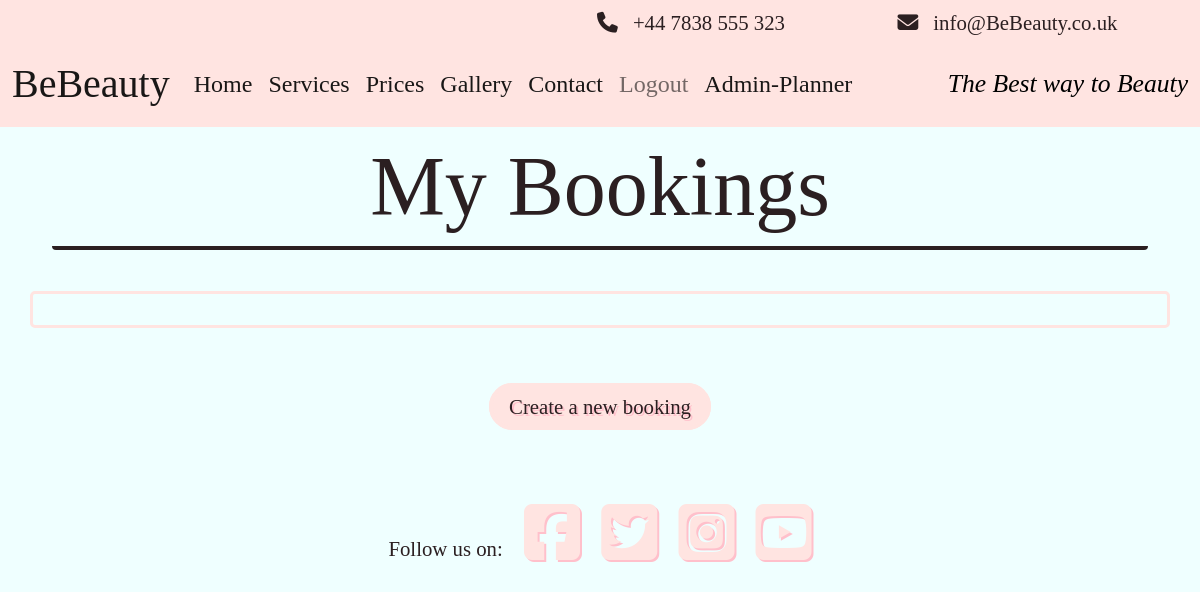
/bookings (signed in), run on an earlier commit of the app's database.
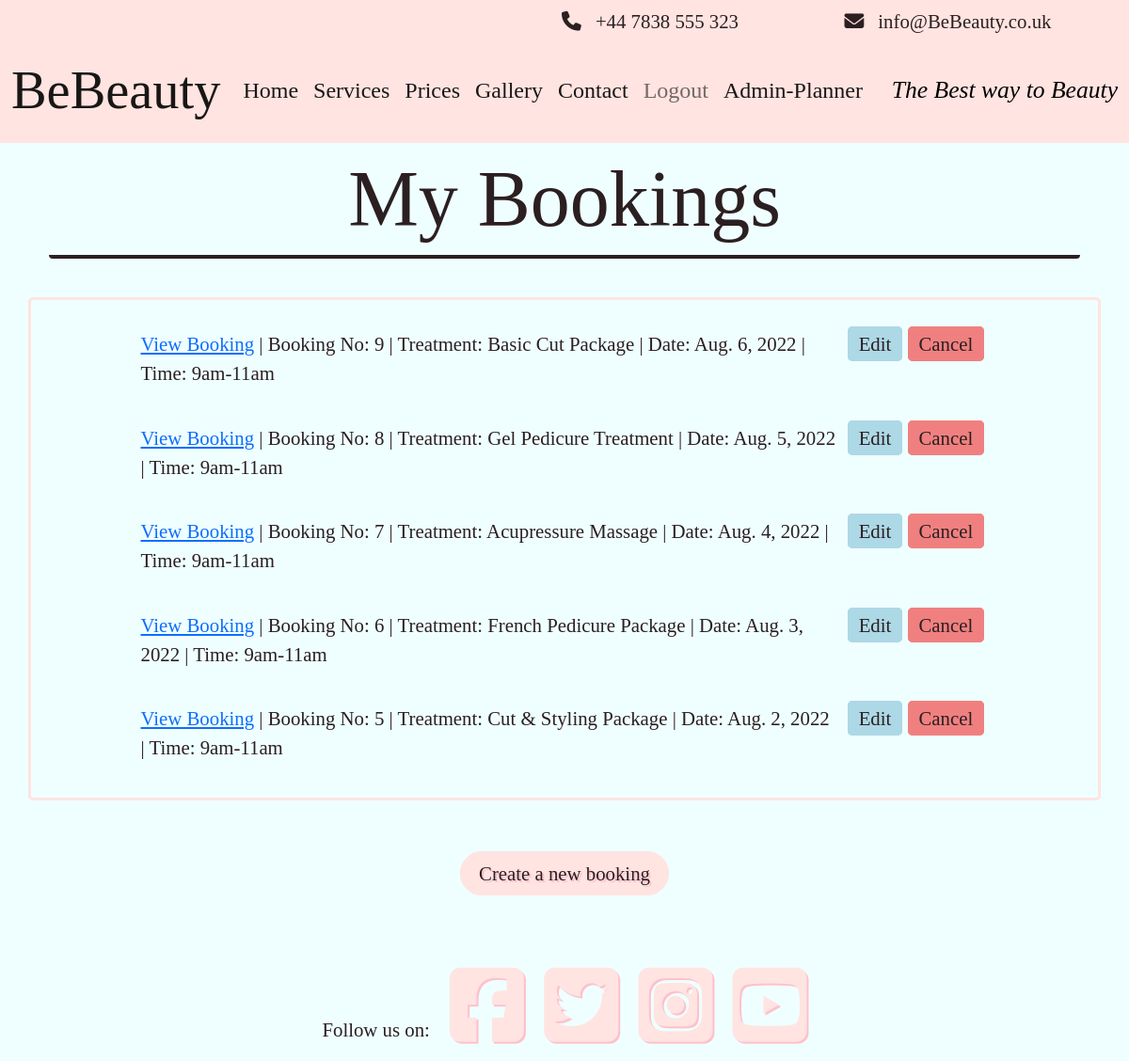
And on a later commit of the database.
### booking/models.py (models this page shows, shortened)
class Booking(models.Model):
    booking_id = models.BigAutoField(primary_key=True, unique=True)
    user = models.ForeignKey(
        User, on_delete=models.CASCADE,
        related_name="User")
    contact_no = PhoneNumberField(region="GB", null=False, blank=False)
    email = models.EmailField()
    treatment = models.ForeignKey(
        Treatment, on_delete=models.CASCADE,
        related_name="Treatment_Name"
        )
    booking_time = models.DateField(auto_now=True)
    appointment_date = models.DateField()
    appointment_slot = models.IntegerField(choices=TIMESLOTS)
    address_line_one = models.CharField(max_length=60)
    address_line_two = models.CharField(max_length=60, blank=True)
    address_line_three = models.CharField(max_length=60, blank=True)
    city = models.CharField(max_length=20)
    post_code = models.CharField(max_length=10)
    additional_info = models.TextField(max_length=300, blank=True)
    cancelled = models.IntegerField(choices=APPOINTMENT_STATUS, default=0)
    class Meta:
        ordering = ['appointment_date', 'appointment_slot']
        constraints = [
            models.UniqueConstraint(
                fields=['appointment_date', 'appointment_slot'],
                name='unique_booking')
        ]

### treatment/models.py (models this page shows, shortened)
class Treatment(models.Model):
    treatment_type = models.IntegerField(choices=TREATMENTS)
    treatment_name = models.CharField(max_length=60, unique=True)
    slug = models.SlugField(max_length=60, unique=True, primary_key=True)
    treatment_price = models.DecimalField(blank=False,
                                          max_digits=5, decimal_places=2)
    treatment_description = models.TextField()
    treatment_time = models.CharField(max_length=50)
    class _Meta:
        ordering = ['treatment_name']
    def __str__(self):
        return f"{self.treatment_name}"

### booking/views.py (the view)
# urls.py: path('bookings', ListBookings.as_view(), name='bookings'),
class ListBookings(ListView):
    model = Booking
    queryset = Booking.objects.all().order_by('-booking_id')
    template_name = 'bookings.html'
    paginate_by = 6
    context_object_name = 'bookings'
    def get_queryset(self):
        queryset = super().get_queryset()
        return queryset.filter(user=self.request.user)

### templates/bookings.html (shortened to what this page needs)
{% extends "base.html" %}
{% load static %}
{% block content %}
{% if user.is_authenticated %}
<div class="container">
    <div class="box-wrap">
        <h1 class="col center-text title-font sub-title">My Bookings</h1>
    </div>
</div>
<br>
<div class="container booking-box">
    <br>
    {% for booking in bookings %}
    {% if booking.cancelled == False %}
    <div class="container">
        <div class="row">
            <div class="col-1 no-padding"></div>
            <div class="col-sm-11">
                <div class="row text-wrap">
                    <div class="col-sm-9">
                        <a class="" href="{% url 'view-booking' booking.pk %}">View Booking</a> | Booking No:
                        {{ booking.booking_id }} | Treatment: {{ booking.treatment }} | Date:
                        {{ booking.appointment_date }} | Time: {{ booking.get_appointment_slot_display }}
                    </div>
                    <div class="col-sm-3 g-0">
                        {% if user.last_login.date < booking.appointment_date %}
                        <a class="custom-site-btn btn-remove-blue edit-but" href="{% url 'edit-booking' booking.pk %}">Edit</a>
                        <a class="custom-site-btn btn-remove-blue del-but" href="{% url 'cancel-booking' booking.pk %}">Cancel</a>
                        {% elif user.last_login.date == booking.appointment_date %}
                        <a class="custom-site-btn btn-remove-blue nul-but"><s>Edit</s></a>
                        <a class="custom-site-btn btn-remove-blue today-but" href="{% url 'view-booking' booking.pk %}">Today</a>
                        {% else %}
                        <a class="custom-site-btn btn-remove-blue nul-but"><s>Edit</s></a>
                        <a class="custom-site-btn btn-remove-blue fin-but" href="{% url 'view-booking' booking.pk %}">Completed</a>
                        </a>
                        {% endif %}
                    </div>
                </div>
            </div>
        </div>
    </div>
    <br>
    {% endif %}
    {% endfor %}
</div>
<br>
<br>
{% if user.is_staff %}
<div class="container_fluid">
    <div class="justify-content-center text-center ">
        <a class="btn-lg light sub-custom-btn btn-remove-blue hvr-pulse" href="{% url 'admin-booking' %}">Create
            a new booking</a>
    </div>
</div>
{% endif %}
<br>
<br>
{% endif %}
{% endblock %}

What changed in the data, as far as the page shows it:
added Booking: booking_id "9", treatment "Basic Cut Package", appointment_date "Aug. 6, 2022", appointment_slot "9am-11am", shows "Edit"
added Booking: booking_id "8", treatment "Gel Pedicure Treatment", appointment_date "Aug. 5, 2022", appointment_slot "9am-11am", shows "Edit"
added Booking: booking_id "7", treatment "Acupressure Massage", appointment_date "Aug. 4, 2022", appointment_slot "9am-11am", shows "Edit"
added Booking: booking_id "6", treatment "French Pedicure Package", appointment_date "Aug. 3, 2022", appointment_slot "9am-11am", shows "Edit"
added Booking: booking_id "5", treatment "Cut & Styling Package", appointment_date "Aug. 2, 2022", appointment_slot "9am-11am", shows "Edit"
